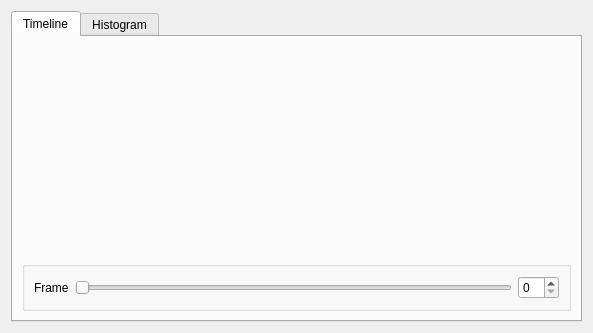
<?xml version="1.0" encoding="UTF-8"?>
<ui version="4.0">
 <class>vpTimelineDialog</class>
 <widget class="QDialog" name="vpTimelineDialog">
  <property name="geometry">
   <rect>
    <x>0</x>
    <y>0</y>
    <width>593</width>
    <height>333</height>
   </rect>
  </property>
  <property name="windowTitle">
   <string>Dialog</string>
  </property>
  <layout class="QVBoxLayout" name="verticalLayout" stretch="0">
   <item>
    <widget class="QTabWidget" name="tabWidget">
     <property name="currentIndex">
      <number>0</number>
     </property>
     <widget class="QWidget" name="TimelineTab">
      <attribute name="title">
       <string>Timeline</string>
      </attribute>
      <layout class="QVBoxLayout" name="verticalLayout_3" stretch="1,0">
       <item>
        <widget class="QVTKWidget" name="timelineRenderWidget" native="true"/>
       </item>
       <item>
        <widget class="QGroupBox" name="groupBox_2">
         <property name="title">
          <string/>
         </property>
         <layout class="QHBoxLayout" name="horizontalLayout_2">
          <item>
           <widget class="QLabel" name="frameLabel">
            <property name="text">
             <string>Frame</string>
            </property>
           </widget>
          </item>
          <item>
           <widget class="QSlider" name="frameSlider">
            <property name="orientation">
             <enum>Qt::Horizontal</enum>
            </property>
           </widget>
          </item>
          <item>
           <widget class="QSpinBox" name="frameSpinBox"/>
          </item>
         </layout>
        </widget>
       </item>
      </layout>
     </widget>
     <widget class="QWidget" name="HistogramTab">
      <attribute name="title">
       <string>Histogram</string>
      </attribute>
      <layout class="QVBoxLayout" name="verticalLayout_2" stretch="1,0">
       <item>
        <widget class="QVTKWidget" name="histogramRenderWidget" native="true"/>
       </item>
       <item>
        <widget class="QGroupBox" name="groupBox">
         <property name="title">
          <string>Options</string>
         </property>
         <layout class="QHBoxLayout" name="horizontalLayout">
          <item>
           <widget class="QComboBox" name="plotTypeCombo"/>
          </item>
          <item>
           <widget class="QLabel" name="binLabel">
            <property name="text">
             <string>Number of Bins</string>
            </property>
           </widget>
          </item>
          <item>
           <widget class="QSlider" name="binSlider">
            <property name="orientation">
             <enum>Qt::Horizontal</enum>
            </property>
           </widget>
          </item>
          <item>
           <widget class="QSpinBox" name="binSpinBox"/>
          </item>
         </layout>
        </widget>
       </item>
      </layout>
     </widget>
    </widget>
   </item>
  </layout>
 </widget>
 <customwidgets>
  <customwidget>
   <class>QVTKWidget</class>
   <extends>QWidget</extends>
   <header>QVTKWidget.h</header>
   <container>1</container>
  </customwidget>
 </customwidgets>
 <resources/>
 <connections/>
</ui>
